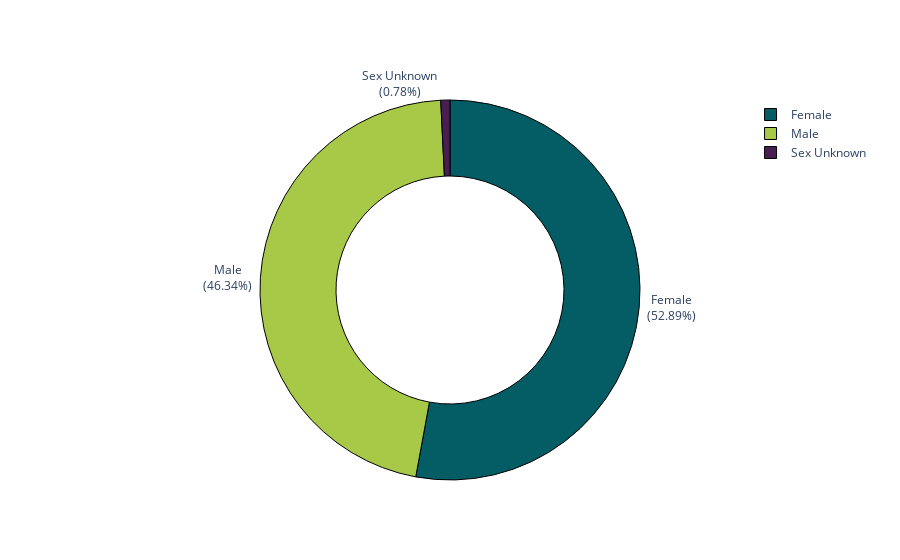

The code cell stored with this chart in its notebook:
### Code cell
## BOX 8 - Update aspects of how the data looks
# Modifying the basic data fomat of this pie/donut plot.
## Try 'uncommenting' certain lines in the below 'update traces' function

fig.update_traces(
    textposition="outside", # this will put the labels outside of the chart
    marker=dict(colors=['#A7C947', '#045C64', '#491F53'], line=dict(color="#000000", width=1)), # the colour of the sections and the outer line
    #texttemplate="%{label} (%{value:.1f})", # this will give the raw data value in the label to 1 decimal places
    #texttemplate="%{label} (%{percent:.2f})", # this will give the percentage value in the label to 3 decimal places
    texttemplate="%{label}<br>(%{percent:.2%})", # gives the percentage values on two lines, with a % symbol
    ## NB; if you uncomment lines related to the same factor (e.g. texttemplate), you'll get an error as they relate to the same thing
)
fig.show() #use this to show the figure

### Figure 1 — Plotly figure (JSON) as saved in the notebook; plotly's stock layout.template omitted (floating-point values rounded to 4 significant figures)
{"data": [{"direction": "clockwise", "hole": 0.6, "labels": ["Male", "Female", "Sex Unknown"], "marker": {"colors": ["#A7C947", "#045C64", "#491F53"], "line": {"color": "#000000", "width": 1}}, "sort": true, "textposition": "outside", "texttemplate": "%{label}<br>(%{percent:.2%})", "type": "pie", "values": [1210098, 1381189, 20293]}], "layout": {}}
